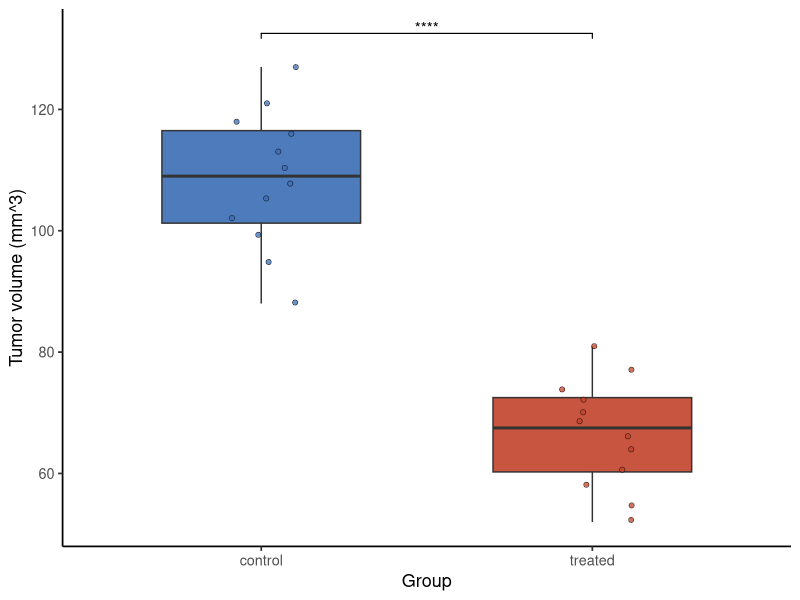

Source code (R):
#!/usr/bin/env Rscript
# Standalone reproduction of this figure. Run inside the pinned pubplot
# container (see REPRODUCE.md) from this bundle folder.
suppressPackageStartupMessages({
  library(ggplot2); library(ggpubr); library(rstatix); library(readr)
})

df <- as.data.frame(read_csv("input_volume.csv", show_col_types = FALSE))
df[["group"]] <- factor(df[["group"]])
df[["volume"]] <- as.numeric(df[["volume"]])

stat <- rstatix::t_test(df, volume ~ group, paired = FALSE, var.equal = TRUE)
stat <- rstatix::add_significance(stat)
stat <- rstatix::add_xy_position(stat, x = "group")

p <- ggplot(df, aes(x = .data[["group"]], y = .data[["volume"]])) +
  geom_boxplot(aes(fill = .data[["group"]]), width = 0.6, outlier.shape = NA, alpha = 0.9) +
  geom_jitter(aes(fill = .data[["group"]]), width = 0.12, size = 1.6, alpha = 0.75, shape = 21, stroke = 0.3) +
  scale_fill_manual(values = c("#3B6DB3", "#C1432B")) +
  stat_pvalue_manual(stat, label = "p.signif", tip.length = 0.01, bracket.size = 0.4) +
  labs(x = "Group", y = "Tumor volume (mm^3)") +
  theme_classic(base_size = 13) +
  theme(legend.position = "none")

ggsave("figure_volume_prism.pdf", p, width = 3.8, height = 4.0)
cat("Reproduced figure.\n")
